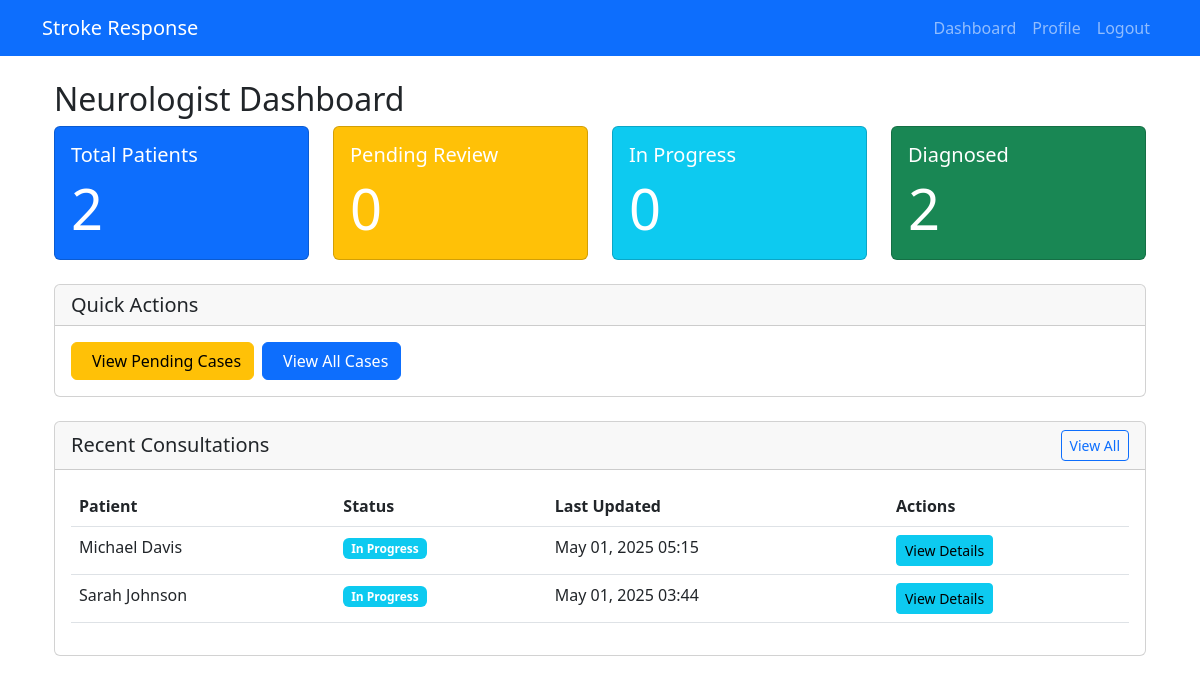
Page /neurologist/dashboard/ (signed in) on the earlier database version.
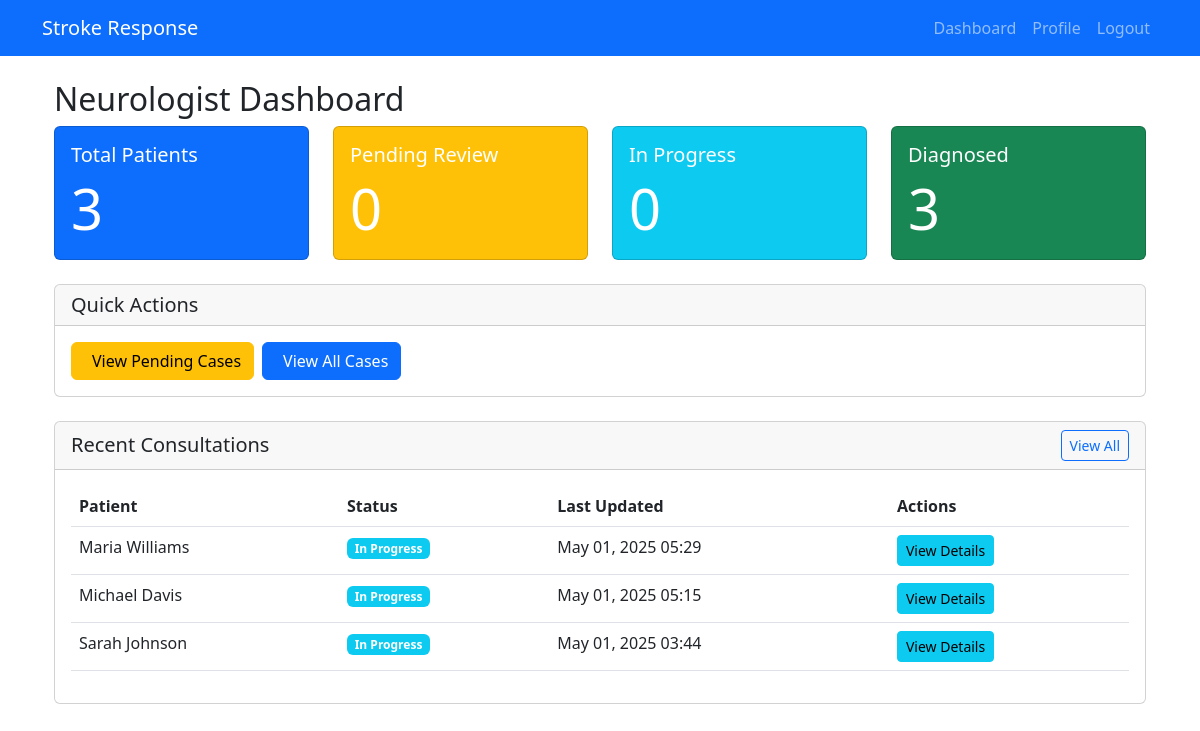
Same page on the later database version.
### neurologist/models.py (models this page shows, shortened)
class Consultation(models.Model):
    STATUS_CHOICES = [
        ('IN_PROGRESS', 'In Progress'),
        ('COMPLETED', 'Completed'),
    ]
    DIAGNOSIS_CHOICES = [
        ('ISCHEMIC', 'Ischemic Stroke'),
        ('HEMORRHAGIC', 'Hemorrhagic Stroke'),
        ('TIA', 'Transient Ischemic Attack'),
        ('OTHER', 'Other'),
    ]
    patient = models.ForeignKey(Patient, on_delete=models.CASCADE, related_name='consultations')
    neurologist = models.ForeignKey(User, on_delete=models.CASCADE, related_name='consultations')
    status = models.CharField(max_length=20, choices=STATUS_CHOICES, default='IN_PROGRESS')
    diagnosis = models.CharField(max_length=20, choices=DIAGNOSIS_CHOICES, null=True, blank=True)
    diagnosis_notes = models.TextField(blank=True)
    treatment_plan = models.TextField(blank=True)
    medications = models.TextField(blank=True, help_text="List prescribed medications and dosages")
    follow_up_notes = models.TextField(blank=True)
    created_at = models.DateTimeField(auto_now_add=True)
    updated_at = models.DateTimeField(auto_now=True)
    class Meta:
        ordering = ['-created_at']

### technician/models.py (models this page shows, shortened)
class Patient(models.Model):
    STATUS_CHOICES = [
        ('NEW', 'New'),
        ('SUBMITTED', 'Submitted for Review'),
        ('REVIEWED', 'Under Review'),
        ('DIAGNOSED', 'Diagnosed'),
        ('DISCHARGED', 'Discharged'),
    ]
    GENDER_CHOICES = [
        ('M', 'Male'),
        ('F', 'Female'),
        ('O', 'Other'),
    ]
    first_name = models.CharField(max_length=100)
    last_name = models.CharField(max_length=100)
    date_of_birth = models.DateField()
    gender = models.CharField(max_length=1, choices=GENDER_CHOICES)
    contact_number = models.CharField(max_length=15, blank=True)
    address = models.TextField(blank=True)
    emergency_contact_name = models.CharField(max_length=100, blank=True)
    emergency_contact_number = models.CharField(max_length=15, blank=True)
    medical_history = models.TextField(blank=True)
    current_medications = models.TextField(blank=True)
    allergies = models.TextField(blank=True)
    blood_pressure_systolic = models.IntegerField(validators=[MinValueValidator(0), MaxValueValidator(300)])
    blood_pressure_diastolic = models.IntegerField(validators=[MinValueValidator(0), MaxValueValidator(200)])
    heart_rate = models.IntegerField(validators=[MinValueValidator(0), MaxValueValidator(300)])
    respiratory_rate = models.IntegerField(validators=[MinValueValidator(0), MaxValueValidator(100)])
    temperature = models.DecimalField(max_digits=4, decimal_places=1)
    oxygen_saturation = models.IntegerField(validators=[MinValueValidator(0), MaxValueValidator(100)])
    glasgow_coma_scale = models.IntegerField(validators=[MinValueValidator(3), MaxValueValidator(15)])
    chief_complaint = models.TextField()
    notes = models.TextField(blank=True)
    status = models.CharField(max_length=20, choices=STATUS_CHOICES, default='NEW')
    technician = models.ForeignKey(User, on_delete=models.CASCADE, related_name='patients')
    created_at = models.DateTimeField(auto_now_add=True)
    updated_at = models.DateTimeField(auto_now=True)
    class Meta:
        ordering = ['-created_at']

### neurologist/views.py (the view)
# urls.py: path('dashboard/', views.dashboard, name='dashboard'),
@login_required
@user_passes_test(is_neurologist)
def dashboard(request):
    consultations = Consultation.objects.filter(neurologist=request.user).order_by('-created_at')[:10]
    submitted_patients = Patient.objects.filter(status='SUBMITTED')
    reviewed_patients = Patient.objects.filter(status='REVIEWED')
    diagnosed_patients = Patient.objects.filter(status='DIAGNOSED')
    total_patients = submitted_patients.count() + reviewed_patients.count() + diagnosed_patients.count()
    pending_count = submitted_patients.count()
    in_progress_count = reviewed_patients.count()
    diagnosed_count = diagnosed_patients.count()
    context = {
        'consultations': consultations,
        'total_patients': total_patients,
        'pending_count': pending_count,
        'in_progress_count': in_progress_count,
        'diagnosed_count': diagnosed_count,
    }
    return render(request, 'neurologist/dashboard.html', context)

### neurologist/views.py (called while the page is built)
def is_neurologist(user):
    return user.is_authenticated and hasattr(user, 'userprofile') and user.userprofile.role == 'NEUROLOGIST'

### neurologist/templates/neurologist/dashboard.html (shortened to what this page needs)
{% extends "base.html" %}
{% block content %}
<div class="container mt-4">
    <h2>Neurologist Dashboard</h2>
    <div class="row mb-4">
        <div class="col-md-3">
            <div class="card text-white bg-primary">
                <div class="card-body">
                    <h5 class="card-title">Total Patients</h5>
                    <p class="card-text display-4">{{ total_patients }}</p>
                </div>
            </div>
        </div>
        <div class="col-md-3">
            <div class="card text-white bg-warning">
                <div class="card-body">
                    <h5 class="card-title">Pending Review</h5>
                    <p class="card-text display-4">{{ pending_count }}</p>
                </div>
            </div>
        </div>
        <div class="col-md-3">
            <div class="card text-white bg-info">
                <div class="card-body">
                    <h5 class="card-title">In Progress</h5>
                    <p class="card-text display-4">{{ in_progress_count }}</p>
                </div>
            </div>
        </div>
        <div class="col-md-3">
            <div class="card text-white bg-success">
                <div class="card-body">
                    <h5 class="card-title">Diagnosed</h5>
                    <p class="card-text display-4">{{ diagnosed_count }}</p>
                </div>
            </div>
        </div>
    </div>
    <div class="row mb-4">
        <div class="col-md-12">
            <div class="card">
                <div class="card-header">
                    <h5 class="mb-0">Quick Actions</h5>
                </div>
                <div class="card-body">
                    <div class="d-flex gap-2">
                        <a href="{% url 'neurologist:case_history' %}?status=SUBMITTED" class="btn btn-warning">
                            View Pending Cases
                        </a>
                        <a href="{% url 'neurologist:case_history' %}" class="btn btn-primary">
                            View All Cases
                        </a>
                    </div>
                </div>
            </div>
        </div>
    </div>
    <div class="card">
        <div class="card-header d-flex justify-content-between align-items-center">
            <h5 class="mb-0">Recent Consultations</h5>
            <a href="{% url 'neurologist:case_history' %}" class="btn btn-sm btn-outline-primary">View All</a>
        </div>
        <div class="card-body">
            <div class="table-responsive">
                <table class="table table-hover">
                    <thead>
                        <tr>
                            <th>Patient</th>
                            <th>Status</th>
                            <th>Last Updated</th>
                            <th>Actions</th>
                        </tr>
                    </thead>
                    <tbody>
                        {% for consultation in consultations %}
                        <tr>
                            <td>{{ consultation.patient.first_name }} {{ consultation.patient.last_name }}</td>
                            <td>
                                <span class="badge {% if consultation.status == 'IN_PROGRESS' %}bg-info
                                                 {% elif consultation.status == 'COMPLETED' %}bg-success
                                                 {% else %}bg-secondary{% endif %}">
                                    {{ consultation.get_status_display }}
                                </span>
                            </td>
                            <td>{{ consultation.updated_at|date:"M d, Y H:i" }}</td>
                            <td>
                                <a href="{% url 'neurologist:consultation_detail' consultation.pk %}"
                                   class="btn btn-sm btn-info">View Details</a>
                            </td>
                        </tr>
                        {% empty %}
                        <tr>
                            <td colspan="4" class="text-center">No recent consultations.</td>
                        </tr>
                        {% endfor %}
                    </tbody>
                </table>
            </div>
        </div>
    </div>
</div>
{% endblock %}

### templates/base.html (shortened to what this page needs)
<!DOCTYPE html>
<html lang="en">
<head>
    <link href="https://cdn.jsdelivr.net/npm/bootstrap@5.3.0/dist/css/bootstrap.min.css" rel="stylesheet">
</head>
<body>
    <nav class="navbar navbar-expand-lg navbar-dark bg-primary">
        <div class="container">
            <a class="navbar-brand" href="{% url 'home' %}">Stroke Response</a>
            <div class="collapse navbar-collapse" id="navbarNav">
                <ul class="navbar-nav ms-auto">
                    {% if user.is_authenticated %}
                        {% if user.userprofile.role == 'TECHNICIAN' %}
                            <li class="nav-item">
                                <a class="nav-link" href="{% url 'technician:dashboard' %}">Dashboard</a>
                            </li>
                        {% elif user.userprofile.role == 'NEUROLOGIST' %}
                            <li class="nav-item">
                                <a class="nav-link" href="{% url 'neurologist:dashboard' %}">Dashboard</a>
                            </li>
                        {% endif %}
                        <li class="nav-item">
                            <a class="nav-link" href="{% url 'accounts:profile' %}">Profile</a>
                        </li>
                        <li class="nav-item">
                            <a class="nav-link" href="{% url 'accounts:logout' %}">Logout</a>
                        </li>
                    {% endif %}
                </ul>
            </div>
        </div>
    </nav>
    <div class="container mt-4">
        {% block content %}
        {% endblock %}
    </div>
</body>
</html>

Differences in the rows shown:
added Consultation: patient.first_name "Maria", patient.last_name "Williams", status "In Progress", updated_at "May 01, 2025 05:29"
Other differences:
{{ total_patients }}: "2" → "3"
{{ diagnosed_count }}: "2" → "3"
